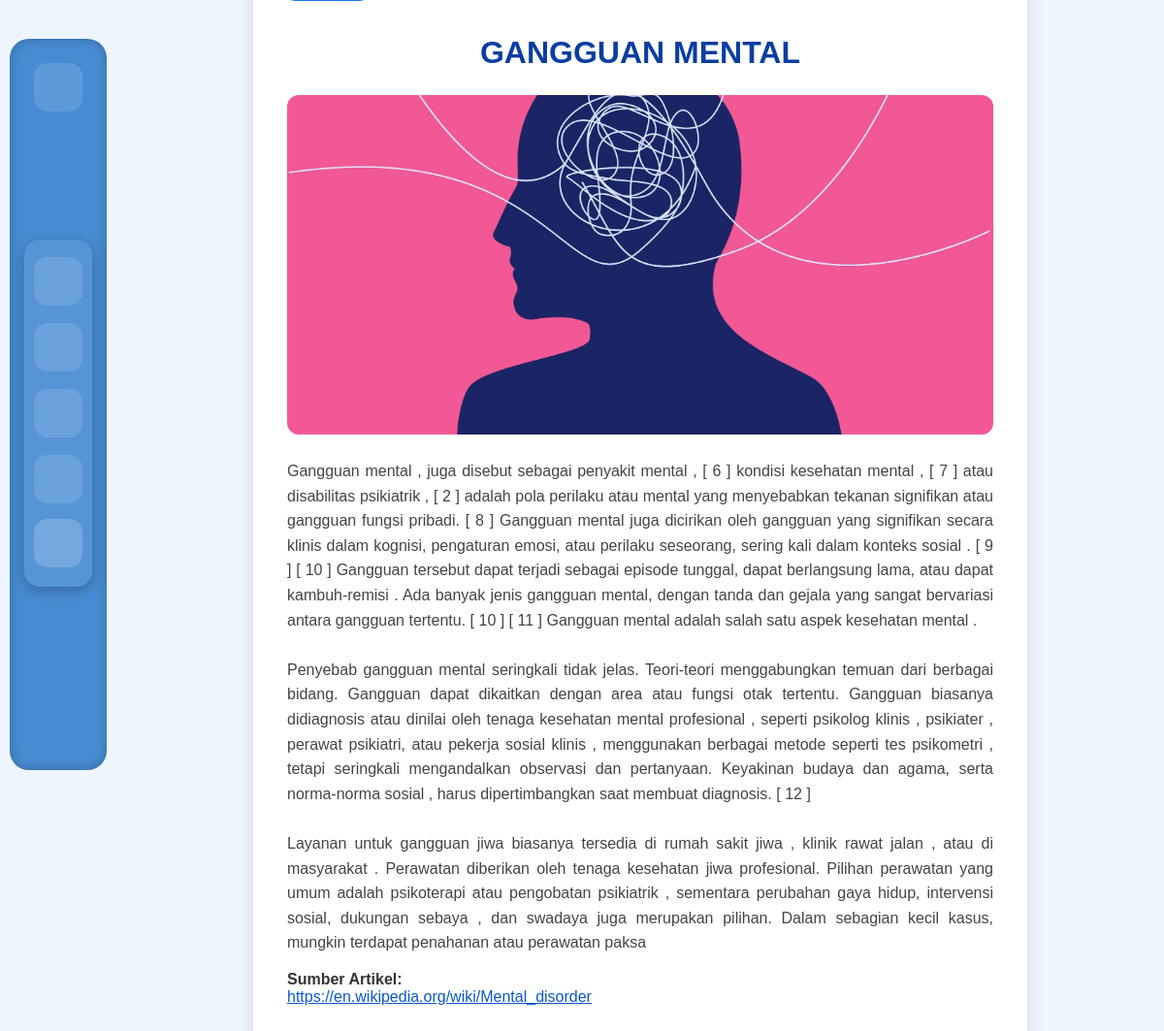
Screenshot of /artikel_detail.php?id=5 (signed in) with the database file from the repository.
### tables this page shows
CREATE TABLE `artikel` (
  `id_artikel` int NOT NULL,
  `judul` varchar(255) NOT NULL,
  `isi` text NOT NULL,
  `gambar` varchar(255) DEFAULT NULL,
  `link_sumber` varchar(255) DEFAULT NULL,
  `tanggal_dibuat` datetime DEFAULT CURRENT_TIMESTAMP,
  `tanggal_update` datetime DEFAULT CURRENT_TIMESTAMP ON UPDATE CURRENT_TIMESTAMP,
  `id_konselor` int DEFAULT NULL
);

### artikel_detail.php (the view, shortened to what this page needs)
<?php
include "db.php";
$id = intval($_GET['id']);
$stmt = mysqli_prepare($conn, "SELECT * FROM artikel WHERE id_artikel = ?");
mysqli_stmt_bind_param($stmt, "i", $id);
mysqli_stmt_execute($stmt);
$result = mysqli_stmt_get_result($stmt);
$artikel = mysqli_fetch_assoc($result);
?>
<!DOCTYPE html>
<html>
<head>
    <link rel="stylesheet" href="assets/css/artikel.css?v=<?= time(); ?>">
    <link href="https://cdn.jsdelivr.net/npm/remixicon@3.5.0/fonts/remixicon.css" rel="stylesheet" />
</head>
<body>
<div class="sidebar">
    <div>
        <a href="dashboard.php" class="item icon top">
            <i class="ri-home-5-line"></i>
        </a>
    </div>
    <div class="menu">
        <a href="jadwalkonselor.php" class="item">
        </a>
        <a href="chat.php" class="item">
        </a>
        <a href="testimoni.php" class="item">
        </a>
        <a href="rekam_medis.php" class="item">
        </a>
        <a href="artikel.php" class="item active">
        </a>
    </div>
    <div>
        <a href="logout.php" class="icon bottom">
            <i class="ri-logout-circle-r-line"></i>
        </a>
    </div>
</div>
<div class="detail-wrapper">
    <div class="detail-container">
        <h1 class="detail-title"><?= strtoupper($artikel['judul']) ?></h1>
        <img src="uploads/artikel/<?= $artikel['gambar'] ?>" class="detail-image">
        <p class="detail-text">
            <?= nl2br($artikel['isi']) ?>
        </p>
        <?php if (!empty($artikel['link_sumber'])): ?>
            <p class="detail-source">
                <strong>Sumber Artikel:</strong><br>
                <a href="<?= $artikel['link_sumber'] ?>" target="_blank">
                    <?= $artikel['link_sumber'] ?>
                </a>
            </p>
        <?php endif; ?>
    </div>
</div>
</body>
</html>

### assets/css/artikel.css (style rules this page uses)
body { margin: 0; font-family: Poppins, Arial, sans-serif; background: #eef5ff; color: #333; }
.sidebar { width: 100px; height: 88vh; background: #478cd2; border-radius: 20px; padding: 25px 0; display: flex; flex-direction: column; align-items: center; justify-content: space-between; box-shadow: inset 0 0 12px rgba(0,0,0,0.25); margin-left: 10px; margin-top: 40px; }
.sidebar .icon i { font-size: 28px; color: #BBDEFB; transition: 0.25s; padding: 12px; border-radius: 50%; }
.menu { display: flex; flex-direction: column; gap: 18px; background: rgba(255,255,255,0.08); padding: 18px 10px; border-radius: 16px; box-shadow: 0 4px 14px rgba(0,0,0,0.25); }
.item { width: 50px; height: 50px; display: flex; align-items: center; justify-content: center; border-radius: 14px; background: rgba(255,255,255,0.12); color: #E3F2FD; font-size: 22px; transition: 0.25s; }
.item.active { background: rgba(255, 255, 255, 0.18); color: white; transform: translateY(-2px); }
h1, h2 { color: #1a3d8f; }
.detail-wrapper { display: flex; justify-content: center; margin-left: 120px; }
.detail-container { max-width: 1000px; margin: 40px auto; background: white; padding: 30px; border-radius: 20px; margin-top: -900px; }
.detail-title { text-align: center; color: #1b4fa3; margin-bottom: 20px; }
.detail-image { width: 100%; max-height: 350px; object-fit: cover; border-radius: 12px; margin-bottom: 20px; }
.detail-text { font-size: 16px; color: #444; line-height: 1.6; text-align: justify; }
.detail-source a { color: #0b57d0; }

### artikel_detail.php (style rules this page uses)
.detail-wrapper { display: flex; justify-content: center; margin-left: 120px; padding: 40px 20px; }
.detail-container { width: 70%; background: #ffffff; padding: 35px; border-radius: 18px; box-shadow: 0 6px 18px rgba(0,0,0,0.12); }
.detail-title { text-align: center; margin-top: 20px; color: #0a3ea1; }
.detail-image { width: 100%; display: flex; justify-content: center; margin: 25px 0; }

### rows the page displays
artikel: judul "GANGGUAN MENTAL", gambar (picture), isi "Gangguan mental , juga disebut sebagai penyakit mental , [ 6 ] kondisi kesehatan mental , [ 7 ] atau disabilitas psikiatrik , [ 2 ] adalah pola perilaku atau mental yang menyebabkan tekanan signifikan atau gangguan fungsi pribadi. [ 8 ] Gangguan mental juga dicirikan oleh gangguan yang signifikan secara klinis dalam kognisi, pengaturan emosi, atau perilaku seseorang, sering kali dalam konteks sosial . [ 9 ] [ 10 ] Gangguan tersebut dapat terjadi sebagai episode tunggal, dapat berlangsung lama, atau dapat kambuh-remisi . Ada banyak jenis gangguan mental, dengan tanda dan gejala yang sangat bervariasi antara gangguan tertentu. [ 10 ] [ 11 ] Gangguan mental adalah salah satu aspek kesehatan…", link_sumber "https://en.wikipedia.org/wiki/Mental_disorder"
